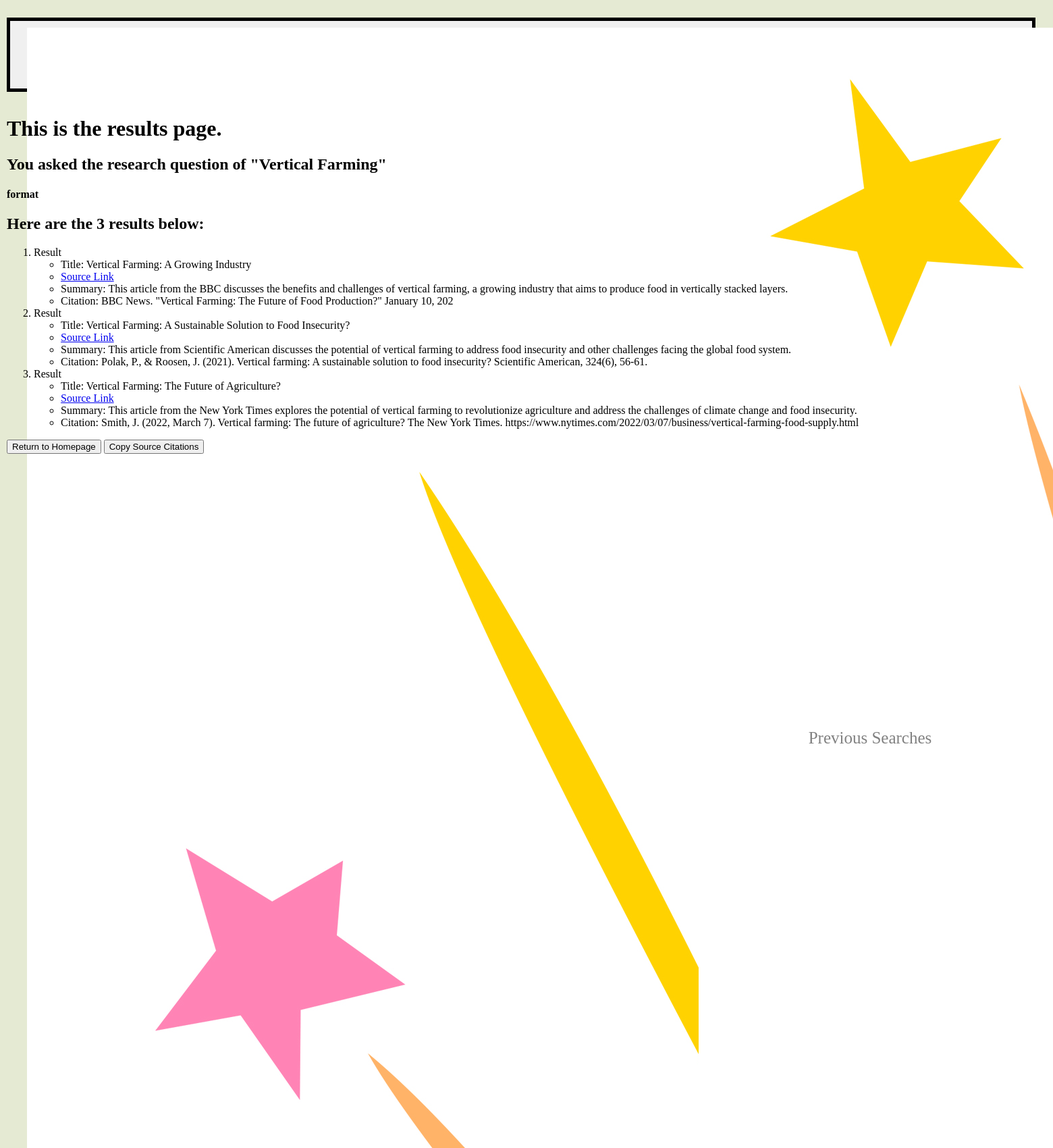
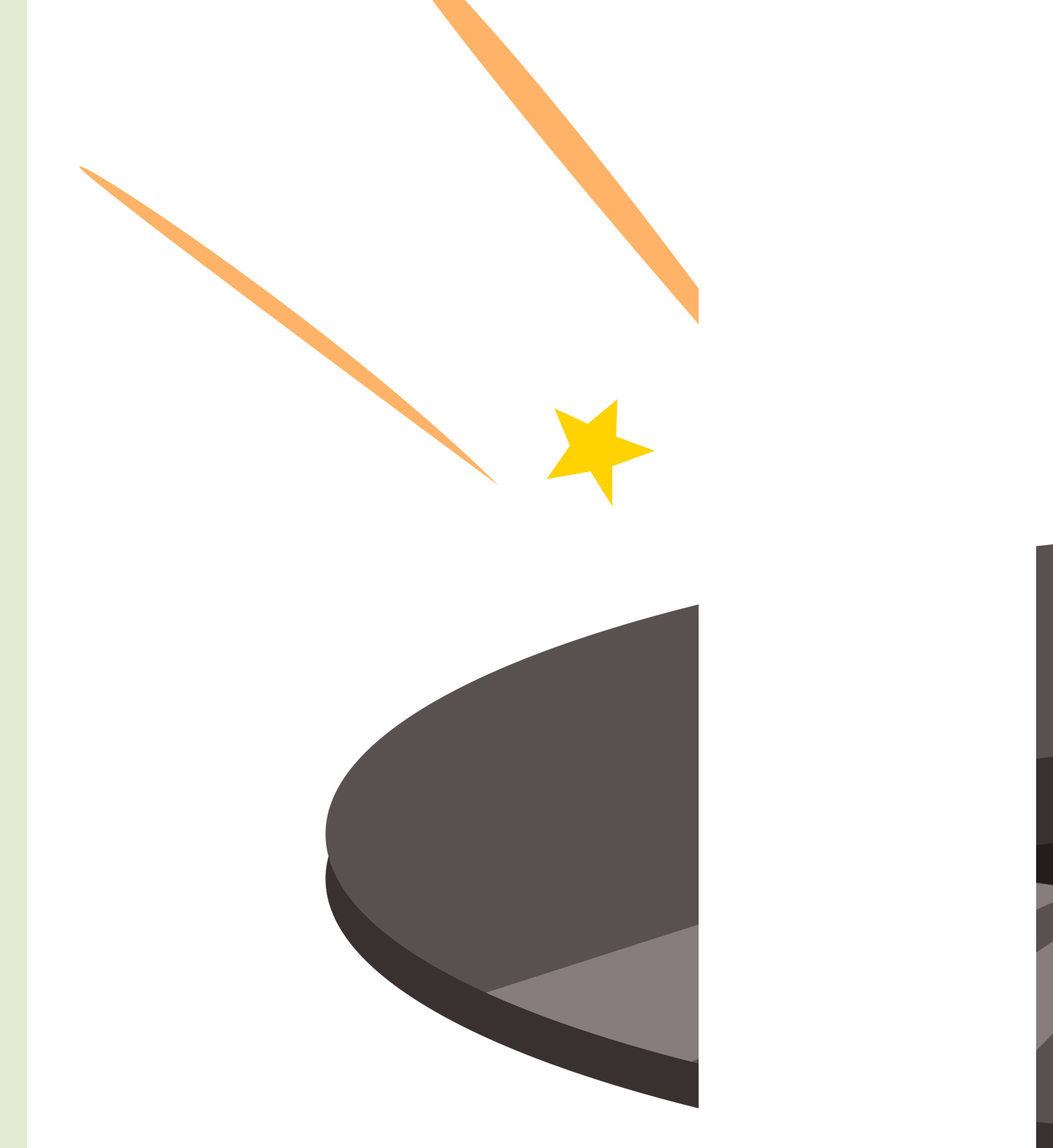
Page /results/40 (upper part) on the committed database (2 pictures, top to bottom).
### sourcing/models.py (models this page shows)
class Search(models.Model):
    user = models.ForeignKey(User, on_delete=models.CASCADE)
    searchID = models.AutoField(primary_key=True)
    topic = models.TextField(max_length=255)
    numSources = models.IntegerField()
    citationFormat = models.CharField(max_length=3)
    searchDate = models.TextField()
    results = models.ManyToManyField(Result)

class Result(models.Model):
    sourceCompany = models.TextField()
    sourceURL = models.URLField()
    summary = models.TextField()
    citation = models.TextField()

### sourcing/views.py (the view)
# urls.py: path("results/<int:searchID>", views.results, name="results"),
def results(request, searchID):
    search = Search.objects.get(pk=searchID)
    results = search.results.all()
    if request.user.is_authenticated:
        return render(request, "sourcing/results.html", {
            "search": search,
            "results": results,
            "copy": False
        })
    else:
        return render(request, "sourcing/results.html", {
            "search": search,
            "results": results,
            "copy": False
        })

### sourcing/templates/sourcing/results.html
{% extends "sourcing/layout.html" %}
{% block body %}
    <h1>This is the results page.</h1>
    <h2>You asked the research question of "{{ search.topic }}"</h2>
    <h4>{{ search.citation }} format</h4>
    <h2>Here are the {{ search.numSources }} results below:</h2>
    <ol>
        {% for result in results %}
        <li>Result
            <ul>
                <li>{{ result.sourceCompany }}</li>
                <li><a href="{{ result.sourceURL }}">Source Link</a></li>
                <li>{{ result.summary }}</li>
                <li>{{ result.citation }}</li>
            </ul>
        </li>
        {% endfor %}
    </ol>
    <a href="{% url 'homepage' %}"><button>Return to Homepage</button></a>
    {% if copy %}
        <a href="{% url 'citations' search.searchID %}" style="background:#3630a3;color:white;" onclick="alert('Sources copied to clipboard.')"><button>Copy Source Citations</button></a>
    {% else %}
        <a href="{% url 'citations' search.searchID %}"><button>Copy Source Citations</button></a>
    {% endif %}
{% endblock %}

### sourcing/templates/sourcing/layout.html (shortened to what this page needs)
{% load static %}
<!DOCTYPE html>
<html lang="en">
    <head>
        <link href="{% static 'sourcing/styles.css' %}" rel="stylesheet">
    </head>
    <body>
        <ul class="nav">
            <div class="title">
                <img src="{% static 'sourcing/magic-hat.jpg' %}">
            </div>
        </ul>
        <div name="page-content">
            {% block body %}
            {% endblock %}
        </div>
        <div class="sidenav">
            <a>Previous Searches</a>
        </div>
    </body>
</html>

### sourcing/static/sourcing/styles.css (style rules this page uses)
body { margin: 0; background-color: #e5ead3; padding: 10px; }
h1 { margin-top: 0px; padding-top: 20px; }
.title { display: inline-grid; text-align: left; color: blue; padding-left: 15px; }
.nav { background-color: #f0f0f0; height: 10vh; width: 97%; padding: 10px; text-align: right; border: 5px solid black; }
.sidenav { width: 500px; position: fixed; z-index: 1; top: 20%; right: 25px; bottom: 5%; background-color: #ffffff; overflow-x: hidden; padding-top: 20px; }
.sidenav a { padding:6px 8px 6px 16px; text-decoration: none; font-size:25px; color: #818181; display:block; text-align: center; }

### rows in the picture
Search: topic "Vertical Farming", numSources "3"
Result: sourceCompany "Title: Vertical Farming: A Growing Industry", summary "Summary: This article from the BBC discusses the benefits and challenges of vertical farming, a growing industry that aims to produce food in vertically stacked layers.", citation "Citation: BBC News. \"Vertical Farming: The Future of Food Production?\" January 10, 202"
Result: sourceCompany "Title: Vertical Farming: A Sustainable Solution to Food Insecurity?", summary "Summary: This article from Scientific American discusses the potential of vertical farming to address food insecurity and other challenges facing the global food system.", citation "Citation: Polak, P., & Roosen, J. (2021). Vertical farming: A sustainable solution to food insecurity? Scientific American, 324(6), 56-61."
Result: sourceCompany "Title: Vertical Farming: The Future of Agriculture?", summary "Summary: This article from the New York Times explores the potential of vertical farming to revolutionize agriculture and address the challenges of climate change and food insecurity.", citation "Citation: Smith, J. (2022, March 7). Vertical farming: The future of agriculture? The New York Times. https://www.nytimes.com/2022/03/07/business/vertical-farming-food-supply.html"
